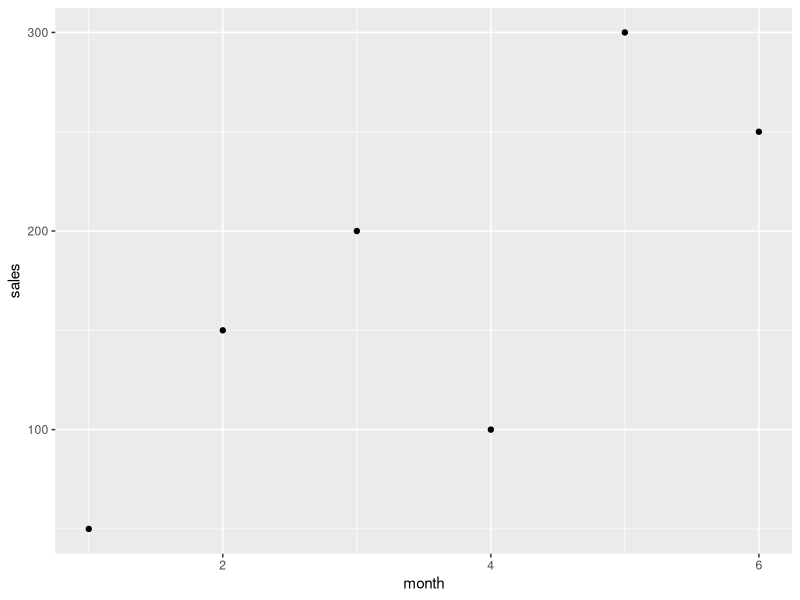

Recreate this plot in R.
## ---- chunk 1
library(tidyverse)
sales <- c(50, 150, 200, 100, 300, 250)
month <- c(1, 2, 3, 4, 5, 6)
qplot(month, sales)
## ---- chunk 2
Yearly_Sales <- data.frame(month=c("Jan","Feb","Mar", "Apr","May", "Jun", "Jul", "Aug", "Sep", "Oct", "Nov", "Dec"), sales=c(150.25, 258.54,268.55, 122.52, 987, 458.82, 667.23, 845.54, 586.78, 888.58, 756.12, 456.84))
